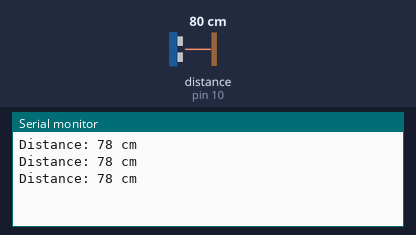
Recording of a sketch running on a simulated Arduino Uno, built with avr-gcc and run on an emulated ATmega328P. Parts: the last lines printed to the serial monitor. Wiring (inferred from the names in the program): ultrasonic range finder: trigger pin 9; echo pin 10. The test bench sets the inputs (shaded band); at power-on: distance to the obstacle (sensor on pin 10) 80 cm. The echo pulse lasts 58.3 µs per cm.

Above: at 1.3 s.
1.4 s: distance to the obstacle (sensor on pin 10) set to 2 cm
At 1.9 s:
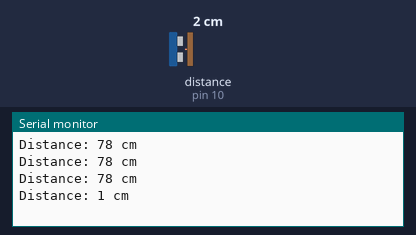
2.9 s: distance to the obstacle (sensor on pin 10) set to 4 cm
At 3.4 s:
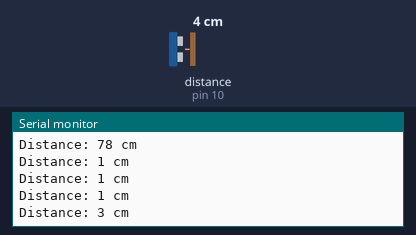
Timing chart, 0 to 5.9 s (numbered marks = the images above; inputs shaded):
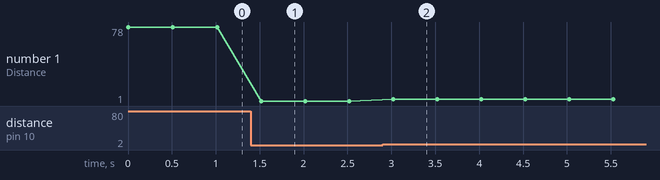

The sketch:

ultrasonic_sensor.ino
```cpp
#define TRIG_PIN 9   // Pin for the Trigger
#define ECHO_PIN 10  // Pin for the Echo

long duration;
int distance;

void setup() {
  pinMode(TRIG_PIN, OUTPUT);
  pinMode(ECHO_PIN, INPUT);
  Serial.begin(9600);
}

void loop() {
  // Clear the TRIG_PIN
  digitalWrite(TRIG_PIN, LOW);
  delayMicroseconds(2);

  // Set the TRIG_PIN HIGH to send pulse
  digitalWrite(TRIG_PIN, HIGH);
  delayMicroseconds(10);
  digitalWrite(TRIG_PIN, LOW);

  // Read the ECHO_PIN, which gives the time for the pulse to return
  duration = pulseIn(ECHO_PIN, HIGH);

  // Calculate the distance in cm
  distance = duration * 0.034 / 2;

  // Print the distance to Serial Monitor
  Serial.print("Distance: ");
  Serial.print(distance);
  Serial.println(" cm");

  delay(500);  // Delay to prevent flooding the serial monitor
}
```

temp_sensor.c
```cpp
#include <DHT.h>
#define DHTPIN 2
#define DHTTYPE DHT11 // DHT 11 sensor

// Define LED pin
#define LED_PIN 13 // Use built-in LED on Arduino Uno (pin 13)
DHT dht(DHTPIN, DHTTYPE);
void setup() {
 Serial.begin(9600);
 dht.begin();

 pinMode(LED_PIN, OUTPUT); // Initialize LED pin as an output
}
void loop() {
 delay(2000); // Wait for sensor to stabilize
 // Read humidity and temperature
 float humidity = dht.readHumidity();
 float temperature = dht.readTemperature();
 // Check if any reads failed and exit early (to try again).
 if (isnan(humidity) || isnan(temperature)) {
 Serial.println("Failed to read from DHT sensor!");
 return;
 }
 // Print humidity and temperature to Serial Monitor
 Serial.print("Humidity: ");
 Serial.print(humidity);
 Serial.print(" %\t");
 Serial.print("Temperature: ");
 Serial.print(temperature);
 Serial.println(" °C");
 // Check if temperature exceeds 26°C
 if (temperature > 26.0) {
 digitalWrite(LED_PIN, HIGH); // Turn on the LED
 } else {
 digitalWrite(LED_PIN, LOW); // Turn off the LED
} }
```

Measured:
- after the input at 1.4 s, the serial monitor: prints a new line after 0.12 s (image 1)
- after the input at 2.9 s, the serial monitor: prints a new line after 0.12 s (image 2)
- plotted number 1: 78 → 1 after the input at 1.4 s, 1 → 3 after the input at 2.9 s
